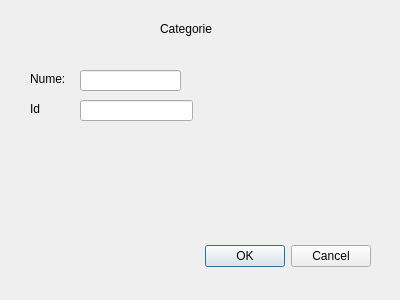
<?xml version="1.0" encoding="UTF-8"?>
<ui version="4.0">
 <class>adaugaCategorieDialog</class>
 <widget class="QDialog" name="adaugaCategorieDialog">
  <property name="geometry">
   <rect>
    <x>0</x>
    <y>0</y>
    <width>400</width>
    <height>300</height>
   </rect>
  </property>
  <property name="windowTitle">
   <string>Dialog</string>
  </property>
  <widget class="QDialogButtonBox" name="buttonBox">
   <property name="geometry">
    <rect>
     <x>30</x>
     <y>240</y>
     <width>341</width>
     <height>32</height>
    </rect>
   </property>
   <property name="orientation">
    <enum>Qt::Horizontal</enum>
   </property>
   <property name="standardButtons">
    <set>QDialogButtonBox::Cancel|QDialogButtonBox::Ok</set>
   </property>
  </widget>
  <widget class="QLabel" name="lNume">
   <property name="geometry">
    <rect>
     <x>30</x>
     <y>70</y>
     <width>67</width>
     <height>17</height>
    </rect>
   </property>
   <property name="text">
    <string>Nume:</string>
   </property>
  </widget>
  <widget class="QLineEdit" name="lineNume">
   <property name="geometry">
    <rect>
     <x>80</x>
     <y>70</y>
     <width>101</width>
     <height>21</height>
    </rect>
   </property>
   <property name="text">
    <string/>
   </property>
  </widget>
  <widget class="QLabel" name="label">
   <property name="geometry">
    <rect>
     <x>160</x>
     <y>20</y>
     <width>67</width>
     <height>17</height>
    </rect>
   </property>
   <property name="text">
    <string>Categorie</string>
   </property>
  </widget>
  <widget class="QLabel" name="label_2">
   <property name="geometry">
    <rect>
     <x>30</x>
     <y>100</y>
     <width>67</width>
     <height>17</height>
    </rect>
   </property>
   <property name="text">
    <string>Id</string>
   </property>
  </widget>
  <widget class="QLineEdit" name="lineEdit">
   <property name="geometry">
    <rect>
     <x>80</x>
     <y>100</y>
     <width>113</width>
     <height>21</height>
    </rect>
   </property>
  </widget>
 </widget>
 <resources/>
 <connections>
  <connection>
   <sender>buttonBox</sender>
   <signal>accepted()</signal>
   <receiver>adaugaCategorieDialog</receiver>
   <slot>accept()</slot>
   <hints>
    <hint type="sourcelabel">
     <x>248</x>
     <y>254</y>
    </hint>
    <hint type="destinationlabel">
     <x>157</x>
     <y>274</y>
    </hint>
   </hints>
  </connection>
  <connection>
   <sender>buttonBox</sender>
   <signal>rejected()</signal>
   <receiver>adaugaCategorieDialog</receiver>
   <slot>reject()</slot>
   <hints>
    <hint type="sourcelabel">
     <x>316</x>
     <y>260</y>
    </hint>
    <hint type="destinationlabel">
     <x>286</x>
     <y>274</y>
    </hint>
   </hints>
  </connection>
 </connections>
</ui>
